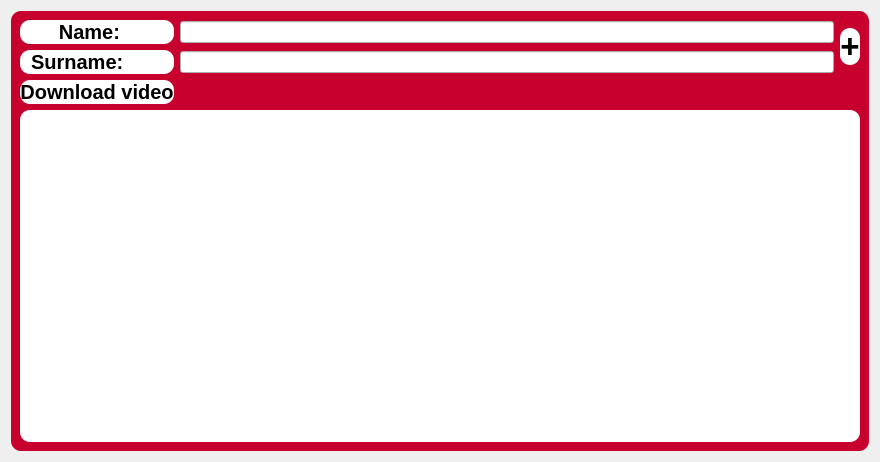
<?xml version="1.0" encoding="UTF-8"?>
<ui version="4.0">
 <class>Form</class>
 <widget class="QWidget" name="Form">
  <property name="geometry">
   <rect>
    <x>0</x>
    <y>0</y>
    <width>880</width>
    <height>462</height>
   </rect>
  </property>
  <property name="windowTitle">
   <string>Face id</string>
  </property>
  <layout class="QHBoxLayout" name="horizontalLayout">
   <item>
    <widget class="QFrame" name="frame">
     <property name="styleSheet">
      <string notr="true">QFrame{
background: rgb(200, 0, 45);
opacity: 3;
border-radius: 10px;
}</string>
     </property>
     <property name="frameShape">
      <enum>QFrame::StyledPanel</enum>
     </property>
     <property name="frameShadow">
      <enum>QFrame::Raised</enum>
     </property>
     <layout class="QVBoxLayout" name="verticalLayout">
      <item>
       <layout class="QGridLayout" name="gridLayout">
        <item row="2" column="1">
         <widget class="QLabel" name="video_lbl">
          <property name="text">
           <string/>
          </property>
         </widget>
        </item>
        <item row="0" column="2" rowspan="2">
         <widget class="QPushButton" name="add_to_bd_button">
          <property name="font">
           <font>
            <pointsize>25</pointsize>
            <weight>75</weight>
            <bold>true</bold>
           </font>
          </property>
          <property name="styleSheet">
           <string notr="true">
background: white;
    border-radius: 10px;
</string>
          </property>
          <property name="text">
           <string>+</string>
          </property>
         </widget>
        </item>
        <item row="0" column="0">
         <widget class="QLabel" name="label">
          <property name="font">
           <font>
            <pointsize>15</pointsize>
            <weight>75</weight>
            <bold>true</bold>
           </font>
          </property>
          <property name="styleSheet">
           <string notr="true">background: white</string>
          </property>
          <property name="text">
           <string>       Name:</string>
          </property>
         </widget>
        </item>
        <item row="1" column="0">
         <widget class="QLabel" name="label_2">
          <property name="font">
           <font>
            <pointsize>15</pointsize>
            <weight>75</weight>
            <bold>true</bold>
           </font>
          </property>
          <property name="styleSheet">
           <string notr="true">background: white</string>
          </property>
          <property name="text">
           <string>  Surname:</string>
          </property>
         </widget>
        </item>
        <item row="3" column="0" colspan="3">
         <widget class="QTableWidget" name="tableWidget">
          <property name="styleSheet">
           <string notr="true">background: white</string>
          </property>
         </widget>
        </item>
        <item row="2" column="0">
         <widget class="QPushButton" name="download_btn">
          <property name="font">
           <font>
            <pointsize>15</pointsize>
            <weight>75</weight>
            <bold>true</bold>
           </font>
          </property>
          <property name="styleSheet">
           <string notr="true">background: white;
    border-radius: 10px;</string>
          </property>
          <property name="text">
           <string>Download video</string>
          </property>
         </widget>
        </item>
        <item row="1" column="1">
         <widget class="QLineEdit" name="le_surname"/>
        </item>
        <item row="0" column="1">
         <widget class="QLineEdit" name="name_le"/>
        </item>
       </layout>
      </item>
     </layout>
    </widget>
   </item>
  </layout>
 </widget>
 <resources/>
 <connections/>
</ui>
